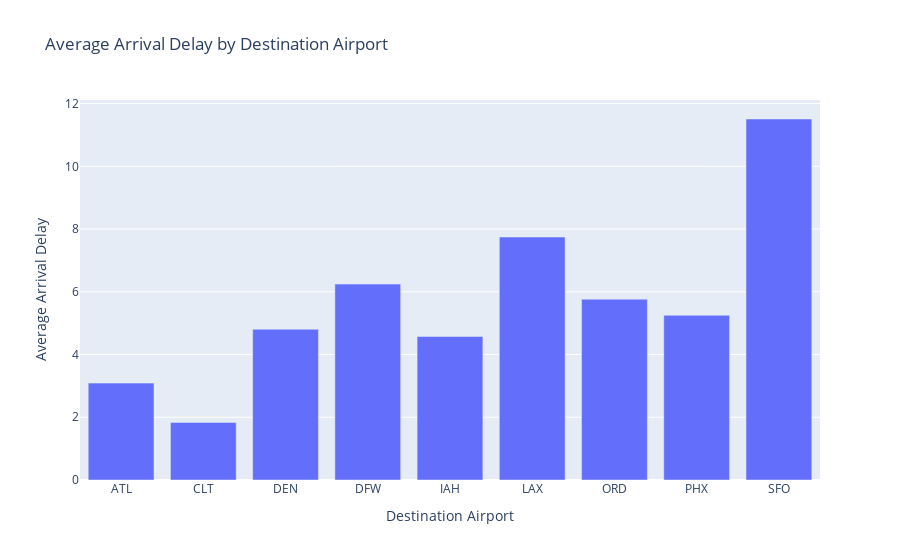

The notebook cell this image was saved under:
### Code cell
avg_delay_by_dest = data.groupby('Dest')['ArrDelay'].mean().reset_index()

bar_plot_dest = px.bar(avg_delay_by_dest, x='Dest', y='ArrDelay', title='Average Arrival Delay by Destination Airport')
bar_plot_dest.update_layout(xaxis_title='Destination Airport', yaxis_title='Average Arrival Delay')

bar_plot_dest.show()

### Figure 1 — Plotly figure (JSON) as saved in the notebook; plotly's stock layout.template omitted (floating-point values rounded to 4 significant figures)
{"data": [{"alignmentgroup": "True", "hovertemplate": "Dest=%{x}<br>ArrDelay=%{y}<extra></extra>", "legendgroup": "", "marker": {"color": "#636efa", "pattern": {"shape": ""}}, "name": "", "offsetgroup": "", "orientation": "v", "showlegend": false, "textposition": "auto", "type": "bar", "x": ["ATL", "CLT", "DEN", "DFW", "IAH", "LAX", "ORD", "PHX", "SFO"], "xaxis": "x", "y": [3.088, 1.836, 4.805, 6.245, 4.574, 7.746, 5.765, 5.252, 11.51], "yaxis": "y"}], "layout": {"barmode": "relative", "legend": {"tracegroupgap": 0}, "title": {"text": "Average Arrival Delay by Destination Airport"}, "xaxis": {"anchor": "y", "domain": [0, 1], "title": {"text": "Destination Airport"}}, "yaxis": {"anchor": "x", "domain": [0, 1], "title": {"text": "Average Arrival Delay"}}}}
